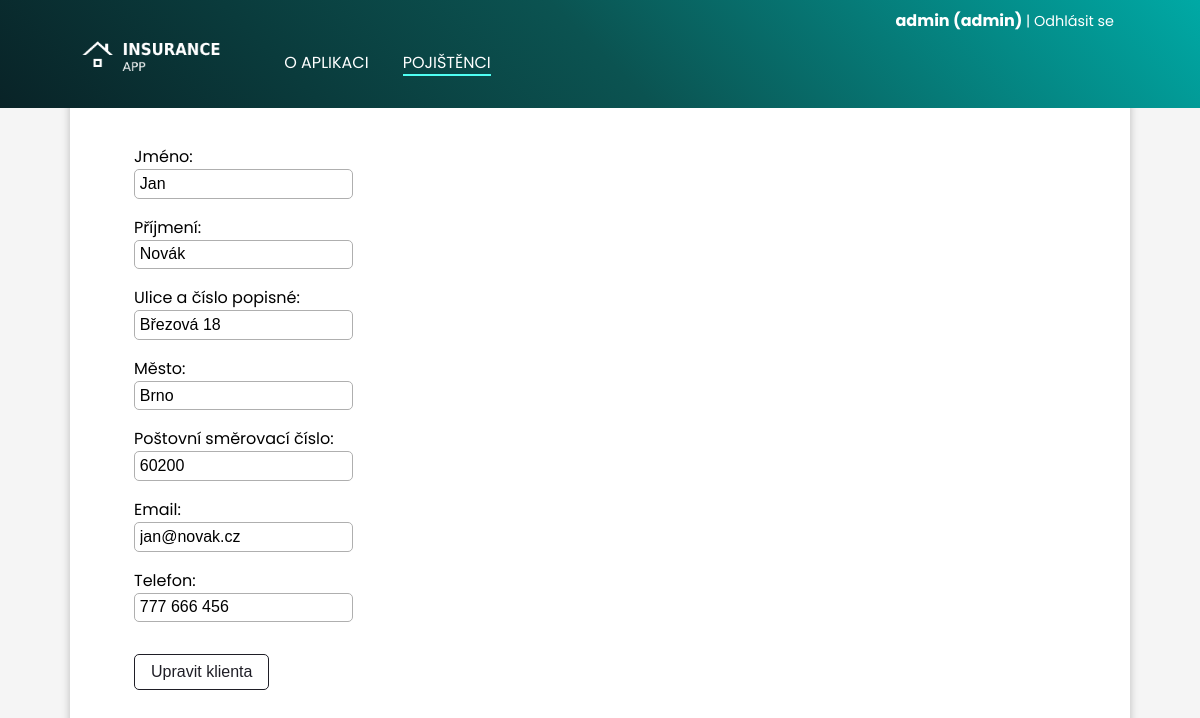
/pojistenci/1/upravit/ (signed in), run on the app's committed database.
### clients/models.py (models this page shows, shortened)
class Client(models.Model):
    name = models.CharField(max_length=200, verbose_name="Jméno")
    surname = models.CharField(max_length=200, verbose_name="Příjmení")
    street_address = models.CharField(max_length=200, verbose_name="Ulice a číslo popisné")
    city = models.CharField(max_length=100, verbose_name="Město")
    postal_code = models.CharField(max_length=6, verbose_name="Poštovní směrovací číslo")
    email = models.EmailField(max_length=200, verbose_name="Email")
    phone_number = models.CharField(max_length=16, verbose_name="Telefon")

### clients/views.py (the view)
# urls.py: path("pojistenci/<int:pk>/upravit/", views.edit_client, name="edit-client"),
@staff_member_required(login_url="/login/")
def edit_client(request, pk):
    client = Client.objects.get(id=pk)
    form = CreateClientForm(instance=client)
    if request.method == "POST":
        form = CreateClientForm(request.POST, instance=client)
        if form.is_valid:
            form.save()
            return redirect(f"/pojistenci/{client.id}/")
    return render(request, "clients/client_edit.html", {
        "client": client,
        "form": form
    })

### clients/forms.py
class CreateClientForm(forms.ModelForm):
    class Meta:
        model = Client
        fields = ["name", "surname", "street_address", "city", "postal_code", "email", "phone_number"]

### clients/templates/clients/client_edit.html (shortened to what this page needs)
{% extends 'clients/layout.html' %}
{% block navigation %}
<li><a  href="{% url 'clients:index' %}">O&nbsp;aplikaci</a></li>
<li><a class="active" href="{% url 'clients:list-all-clients' %}">Pojištěnci</a></li>
{% endblock navigation %}
{% block section %}
    <form action="" method="post">
        {{ form.as_p }}
        <input class="custom-btn" type="submit" value="Upravit klienta">
    </form>
{% endblock section %}

### clients/templates/clients/layout.html (shortened to what this page needs)
{% load static %}
<!DOCTYPE html>
<html lang="cs-cz">
<head>
    <link rel="stylesheet" href="{% static 'clients/styles.css' %}">
</head>
<body>
    <header>
        <div id="login-logout-bar" class="container">
            {% if user.is_authenticated %}
                <p id="username">{{ request.user.username }} {% if user.is_staff %} (admin) {% endif %}</p><a href="{% url 'logout' %}" class="login-logout">| Odhlásit se</a>
            {% else %}
                <a href="{% url 'login' %}" class="login-logout">Přihlásit se </a><a href="{% url 'register' %}" id="register-btn">Registrovat se</a>
            {% endif %}
        </div>
        <div id="header-content" class="container">
            <img src="{% static 'clients/app_logo.png' %}" height="50px" alt="">
            <nav>
                <ul>
                    {% block navigation %}{% endblock navigation %}
                </ul>
            </nav>
        </div>
    </header>
    <section class="container">
        {% block section %}
        {% endblock section %}
    </section>
</body>
</html>

### clients/static/clients/styles.css (style rules this page uses)
:root { --main: linear-gradient(45deg, #092327 0%, #0B5351 50%, #00A9A5 100%); --box: linear-gradient(45deg, #092327 0%, #0B5351 100%); }
body { padding: 0; margin: 0; box-sizing: border-box; font-family: Poppins, sans-serif; background: rgb(245, 245, 245); min-height: 100vh; }
a { text-decoration: none; color:black; }
header { min-height: 6em; width: 100vw; background: var(--main); color: white; position: fixed; }
#login-logout-bar { text-align: right; padding: 0.5em 2em 0 0; }
#username { display: inline; font-weight: bold; }
.login-logout { display: inline; text-decoration: none; color: white; font-size: 0.9em; transition: all 0.2s ease; }
#header-content { display: flex; padding: 0 0 0 1em; margin-top: 0; }
#header-content ul, #header-content h1 { padding-top: 0; margin-top: 0; }
nav ul { display: flex; flex-direction: row; }
nav ul li { padding: 1px; margin: 1em; list-style-type: none; text-transform: uppercase; }
nav ul li a { text-decoration: none; color: white; border-bottom: 2px solid transparent; transition: all 0.2s ease; }
.active { border-bottom: 2px solid #4FFFF3; }
section { box-sizing: border-box; background: white; min-height: 90vh; padding: 4em; padding-top: 8em; border-top: 0; border-radius: 0 0 10px 10px; box-shadow: rgba(0, 0, 0, 0.24) 0px 3px 8px; }
.container { max-width: 1060px; margin: 0 auto; }
.custom-btn { font-size: 1em; text-decoration: none; cursor: pointer; color: #1F1E26; background: transparent; border: 1px solid #1F1E26; border-radius: 5px; padding: 0.5em 1em; margin: 1em 0; transition: all 0.2s ease; }
label { display: block; }
input, #id_insurance_type { border: 1px solid rgb(175, 175, 175); border-radius: 5px; font-size: 1em; padding: 0.3em; background: transparent; }

### data on the page
Client: name "Jan", surname "Novák", street_address "Březová 18", city "Brno", postal_code "60200", email "jan@novak.cz", phone_number "777 666 456"

### other printed values
{{ request.user.username }} "admin"
